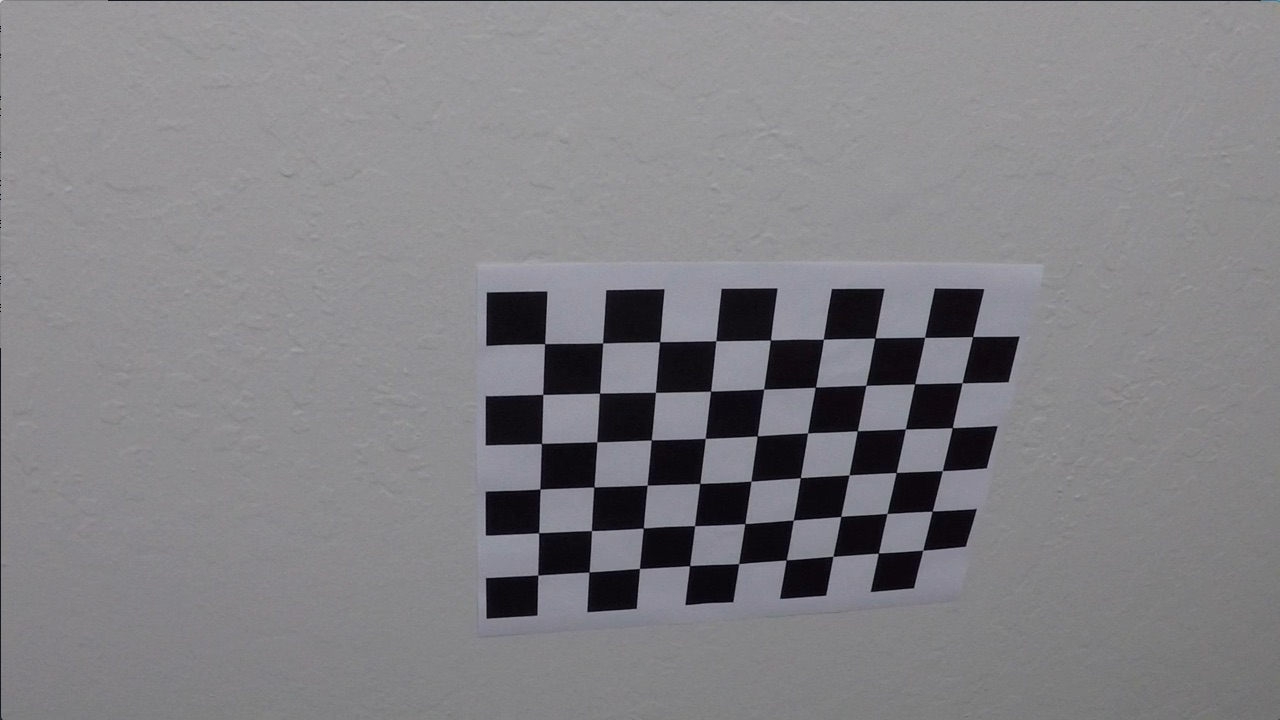
#> input picture CarND-Advanced-Lane-Lines/camera_cal/calibration10.jpg, 1280 x 720 px; its folder holds only this picture in this run
$ jupyter execute --allow-errors solution.ipynb   (shell and % lines are left out)   (older library calls are emulated)
#> lines starting #> are read from the running program, lines starting #| are printed output that depends on the picture; after the words box and inside, x2 and y2 are one past the last pixel; in counts of white or black regions, pixels touching at a corner belong together
## Advanced Lane Finding Project

The goals / steps of this project are the following:

* Compute the camera calibration matrix and distortion coefficients given a set of chessboard images.
* Apply a distortion correction to raw images.
* Use color transforms, gradients, etc., to create a thresholded binary image.
* Apply a perspective transform to rectify binary image ("birds-eye view").
* Detect lane pixels and fit to find the lane boundary.
* Determine the curvature of the lane and vehicle position with respect to center.
* Warp the detected lane boundaries back onto the original image.
* Output visual display of the lane boundaries and numerical estimation of lane curvature and vehicle position.

---
## First, I'll compute the camera calibration using chessboard images

[cell 1]
import numpy as np
import cv2
import glob
import matplotlib.pyplot as plt
import matplotlib.image as mpimg
from IPython.core.debugger import set_trace

[cell 2]
def plot_images(original, result, output_path=None):
    f, (ax1, ax2) = plt.subplots(1, 2, figsize=(20, 12))
    f.tight_layout()

    ax1.set_title('Original Image', fontsize=15)
    ax2.set_title('Result Image', fontsize=15)

    ax1.imshow(original, cmap='gray')
    ax2.imshow(result, cmap='gray')

    if(output_path):
        plt.savefig(output_path, dpi=100)

[cell 3]
# [6 lines left out: function plot_image, not called in this run]

[cell 4]
def compute_camera_calibration():
    # prepare object points, like (0,0,0), (1,0,0), (2,0,0) ....,(6,5,0)
    objp = np.zeros((6*9,3), np.float32)
    objp[:,:2] = np.mgrid[0:9,0:6].T.reshape(-1,2)

    # Arrays to store object points and image points from all the images.
    objpoints = [] # 3d points in real world space
    imgpoints = [] # 2d points in image plane.

    # Make a list of calibration images
    images = glob.glob('../camera_cal/calibration*.jpg')

    # Step through the list and search for chessboard corners
    for fname in images:
        img = cv2.imread(fname)
#> img is the input picture: shape (720, 1280, 3); mean B, G, R 133.1, 129.4, 130.2
        gray = cv2.cvtColor(img,cv2.COLOR_BGR2GRAY)

        # Find the chessboard corners
        ret, corners = cv2.findChessboardCorners(gray, (9,6),None)
#> ret = True; corners = 54 rows, first 8: [545.3, 343.1], [602.7, 342.8], [660.1, 341.3], [715.8, 340.7], [770.6, 340], [823.5, 339.2], [874.3, 338.5], [925.1, 337.4]

        # If found, add object points, image points
        if ret == True:
            objpoints.append(objp)
            imgpoints.append(corners)

    return (objpoints, imgpoints)

## Apply a distortion correction to raw images

[cell 5]
def cal_undistort(img, objpoints, imgpoints):
    # Convert image to gray scale
    gray = cv2.cvtColor(img, cv2.COLOR_BGR2GRAY)

    # Calibrate the camera based objpoints and imgpoints
    ret, mtx, dist, rvecs, tvecs = cv2.calibrateCamera(objpoints, imgpoints, gray.shape[::-1], None, None)

    # Undistort the image based on the calibration
    dst = cv2.undistort(img, mtx, dist, None, mtx)

    return dst

[cell 6]
objpoints, imgpoints = compute_camera_calibration()
#> objpoints = 1 item; imgpoints = 1 item
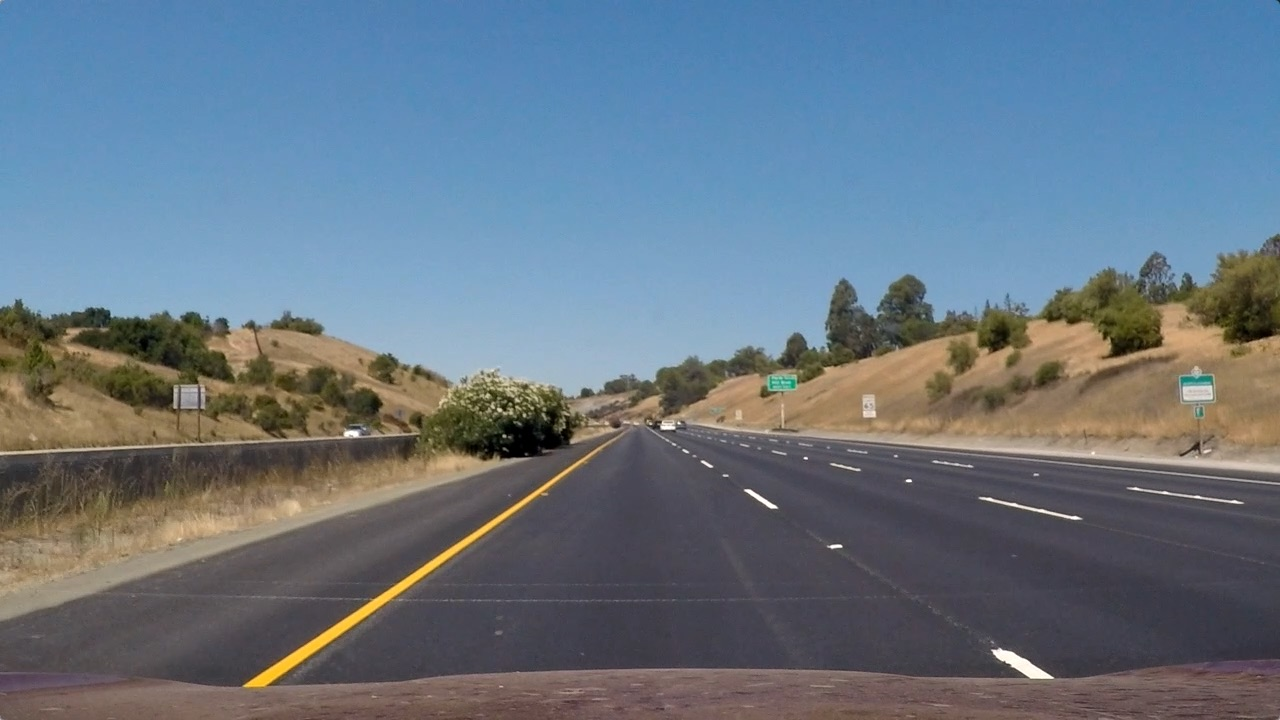
#> input picture CarND-Advanced-Lane-Lines/test_images/straight_lines1.jpg, 1280 x 720 px
#> further down, image is the input picture: shape (720, 1280, 3); mean R, G, B 103.2, 117.7, 131.2

image = glob.glob('../camera_cal/calibration1.jpg')
#> (the rest of this cell did not finish here and is left out)

## Use color transforms, gradients, etc., to create a thresholded binary image
### Sobel Techniques

[cell 7]
def abs_sobel_thresh(img, orient='x', sobel_kernel=3, thresh=(0,255)):
    # Convert to grayscale
#> called with orient = 'x', sobel_kernel = 15, thresh = (30, 100)
    gray = cv2.cvtColor(img, cv2.COLOR_RGB2GRAY)

    # Apply x or y gradient with the OpenCV Sobel() function
    # and take the absolute value
    if orient == 'x':
        abs_sobel = np.absolute(cv2.Sobel(gray, cv2.CV_64F, 1, 0, ksize=sobel_kernel))
    if orient == 'y':
        abs_sobel = np.absolute(cv2.Sobel(gray, cv2.CV_64F, 0, 1, ksize=sobel_kernel))

    # Rescale back to 8 bit integer
    scaled_sobel = np.uint8(255*abs_sobel/np.max(abs_sobel))

    # Create a copy and apply the threshold
    binary_output = np.zeros_like(scaled_sobel)

    # Here I'm using inclusive (>=, <=) thresholds, but exclusive is ok too
    binary_output[(scaled_sobel >= thresh[0]) & (scaled_sobel <= thresh[1])] = 1

    # Return the result
    return binary_output

[cell 8]
def mag_thresh(img, sobel_kernel=3, mag_thresh=(0, 255)):
    # Convert to grayscale
#> called with sobel_kernel = 15, mag_thresh = (30, 100)
    gray = cv2.cvtColor(img, cv2.COLOR_RGB2GRAY)

    # Take both Sobel x and y gradients
    sobelx = cv2.Sobel(gray, cv2.CV_64F, 1, 0, ksize=sobel_kernel)
    sobely = cv2.Sobel(gray, cv2.CV_64F, 0, 1, ksize=sobel_kernel)
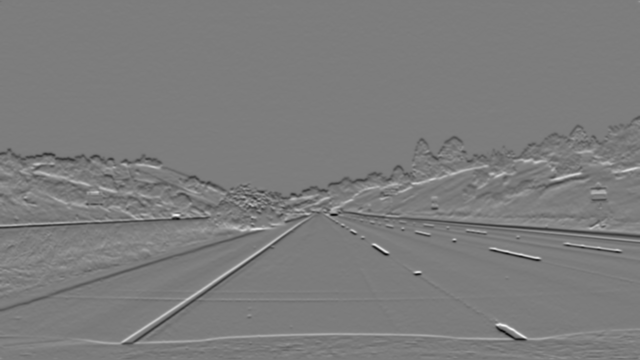
#> sobely: shape (720, 1280) float64 (shown at 1/2 size); min -4.68e+09, max 4.89e+09, mean -4521760.8; drawn with min black and max white

    # Calculate the gradient magnitude
    gradmag = np.sqrt(sobelx**2 + sobely**2)

    # Rescale to 8 bit
    scale_factor = np.max(gradmag)/255
#> scale_factor = 20040774.5
    gradmag = (gradmag/scale_factor).astype(np.uint8)

    # Create a binary image of ones where threshold is met, zeros otherwise
    binary_output = np.zeros_like(gradmag)
    binary_output[(gradmag >= mag_thresh[0]) & (gradmag <= mag_thresh[1])] = 1

    # Return the binary image
    return binary_output

[cell 9]
def dir_thresh(img, sobel_kernel=3, thresh=(0, np.pi/2)):
    # Grayscale
    gray = cv2.cvtColor(img, cv2.COLOR_RGB2GRAY)

    # Calculate the x and y gradients
    sobelx = cv2.Sobel(gray, cv2.CV_64F, 1, 0, ksize=sobel_kernel)
    sobely = cv2.Sobel(gray, cv2.CV_64F, 0, 1, ksize=sobel_kernel)

    # Take the absolute value of the gradient direction,
    # apply a threshold, and create a binary image result
    absgraddir = np.arctan2(np.absolute(sobely), np.absolute(sobelx))
    binary_output =  np.zeros_like(absgraddir)
    binary_output[(absgraddir >= thresh[0]) & (absgraddir <= thresh[1])] = 1

    # Return the binary image
    return binary_output

[cell 10]
image = glob.glob('../test_images/straight_lines1.jpg')
image = mpimg.imread(image[0])

ksize = 15
gradx = abs_sobel_thresh(image, orient='x', sobel_kernel=ksize, thresh=(30, 100))
grady = abs_sobel_thresh(image, orient='y', sobel_kernel=ksize, thresh=(30, 100))
mag_binary = mag_thresh(image, sobel_kernel=ksize, mag_thresh=(30, 100))
#> mag_binary: shape (720, 1280); values 0 (black) and 1 (white), 8.7% white; 489 white regions (317 under 20 px), largest, box (x1, y1, x2, y2) and area: (0, 231, 1280, 692) 57503, (981, 349, 1181, 416) 2429, (1149, 296, 1280, 359) 1522
dir_binary = dir_thresh(image, sobel_kernel=ksize, thresh=(0.7, 1.3))
#> dir_binary: shape (720, 1280) float64; values 0 (black) and 1 (white), 41.3% white; 6492 white regions (5316 under 20 px), largest, box (x1, y1, x2, y2) and area: (134, 419, 649, 693) 39415, (820, 1, 1278, 312) 24673, (757, 191, 1156, 446) 18871

combined = np.zeros_like(dir_binary)
# combined[((gradx == 1) & (grady == 1)) | ((mag_binary == 1) & (dir_binary == 1))] = 1
# combined[((mag_binary == 1) & (dir_binary == 1))] = 1
combined[((gradx == 1)) | ((mag_binary == 1))] = 1

plot_images(image, combined, "../output_images/test1.jpg")
#> (the call stopped at in plot_images, `f, (ax1, ax2) = plt.subplots(1, 2, figsize=(20, 12))`: IPython is not available in this run)

### HLS Technique

[cell 11]
def hls_select(img, thresh=(0, 255)):
    # Convert to HLS
#> called with thresh = (90, 255)
    hls = cv2.cvtColor(img, cv2.COLOR_RGB2HLS)
#> hls: shape (720, 1280, 3); mean of channels 0, 1, 2 85.5, 117, 67
    s_channel = hls[:,:,2]

    # Get the white line based on saturation channel with the threshold
    binary_output = np.zeros_like(s_channel)
    binary_output[(s_channel > thresh[0]) & (s_channel <= thresh[1])] = 1

    return binary_output

[cell 12]
image = glob.glob('../test_images/straight_lines1.jpg')
image = mpimg.imread(image[0])

hls_binary = hls_select(image, thresh=(90, 255))
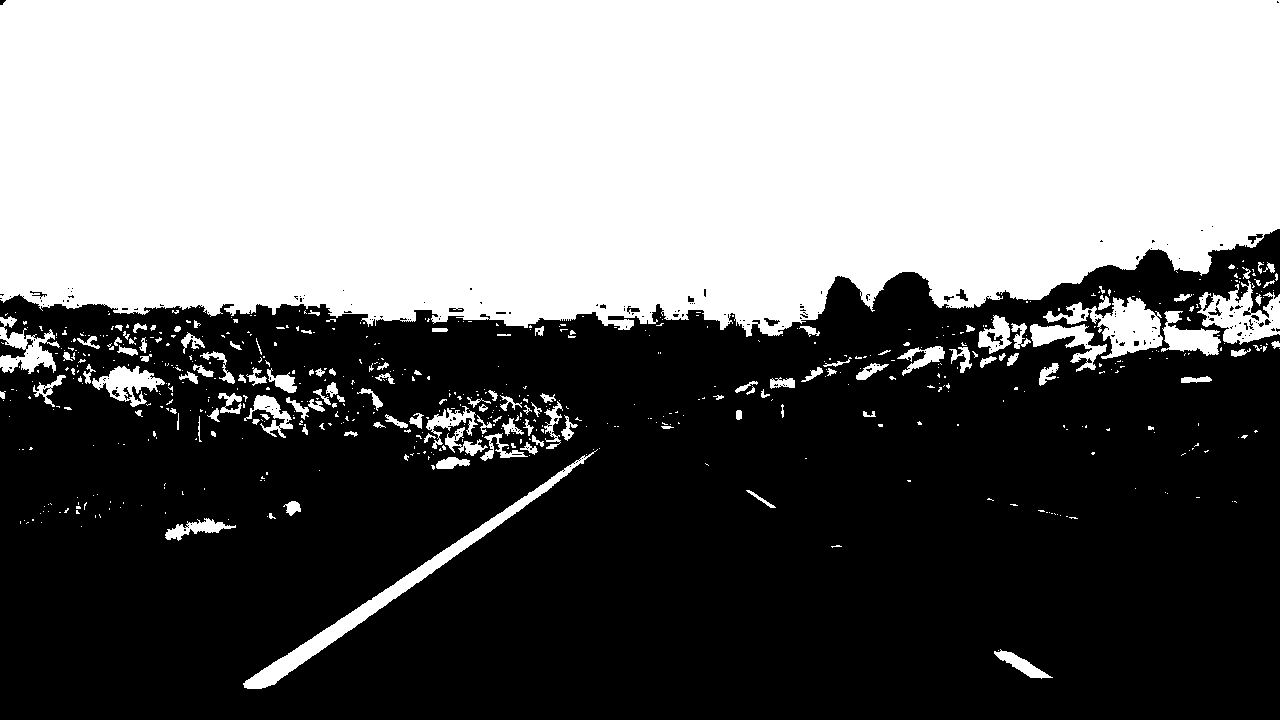
#> hls_binary: shape (720, 1280); values 0 (black) and 1 (white), 45.3% white; 627 white regions (494 under 20 px), largest, box (x1, y1, x2, y2) and area: (0, 0, 1280, 337) 385410, (243, 449, 598, 689) 4939, (1043, 297, 1163, 359) 3045
plot_images(image, hls_binary, "../output_images/binary_combo_example.jpg")
#> (the call stopped at in plot_images, `f, (ax1, ax2) = plt.subplots(1, 2, figsize=(20, 12))`: IPython is not available in this run)
#> in cal_undistort, `ret, mtx, dist, rvecs, tvecs = cv2.calibrateCamera(objpoints, imgpoint..`: ret = 0.68; mtx = [[1143.7, 0, 681.7], [0, 1109.2, 367.7], [0, 0, 1]]; dist = [[-0.515, 2.99, -0.00876, 0.00937, 1.41]]; rvecs = ([0.451, -0.252, 0.0361],); tvecs = ([-2.31, -0.422, 19.12],)

### Sobel and HLS Techniques Combined

[cell 13]
def binary_image(img, sobel_kernel=3, thresh=(0,255)):
    # HLS
    # Convert to HLS
#> called with sobel_kernel = 15, thresh = (30, 100)
    hls = cv2.cvtColor(img, cv2.COLOR_RGB2HLS)
#> hls: shape (720, 1280, 3); mean of channels 0, 1, 2 75.2, 101.3, 57.3
    s_channel = hls[:,:,2]

    # Convert to grayscale
    gray = cv2.cvtColor(img, cv2.COLOR_RGB2GRAY)

    # Take both Sobel x and y gradients
    sobelx = cv2.Sobel(gray, cv2.CV_64F, 1, 0, ksize=sobel_kernel)
    sobely = cv2.Sobel(gray, cv2.CV_64F, 0, 1, ksize=sobel_kernel)

    # Calculate the gradient magnitude
    gradmag = np.sqrt(sobelx**2 + sobely**2)
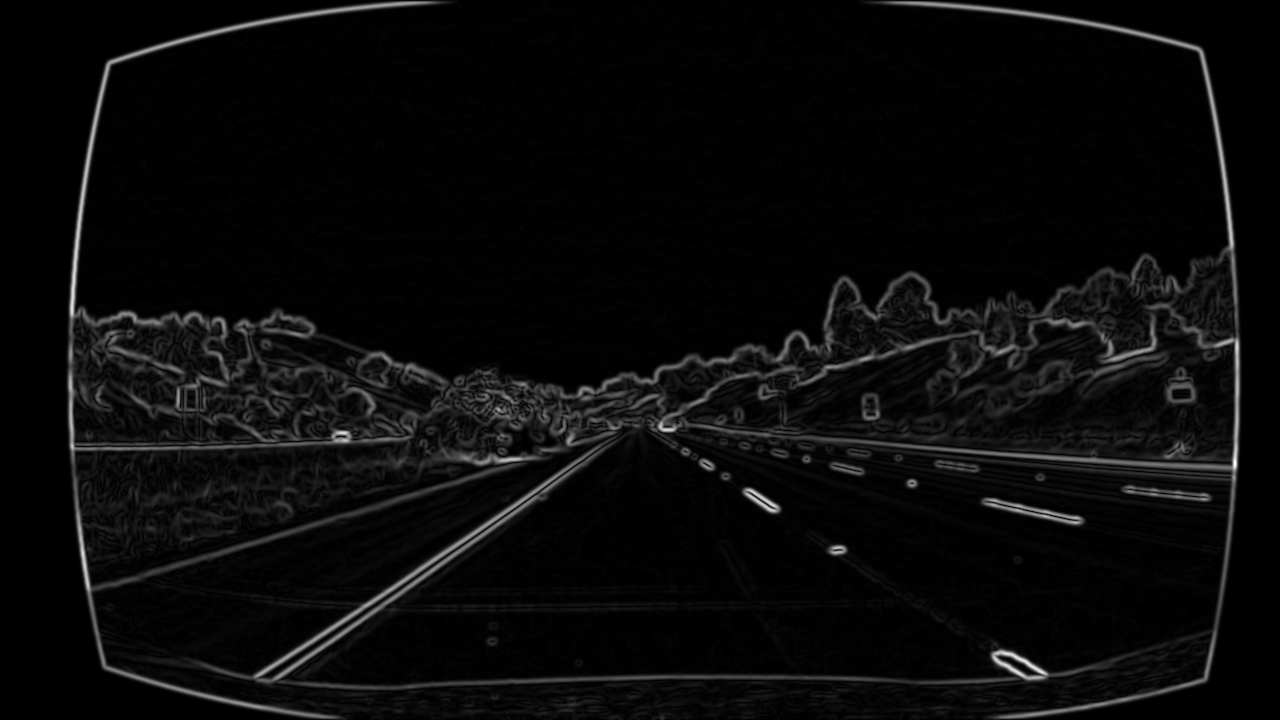
#> gradmag: shape (720, 1280) float64; min 0, max 5.44e+09, mean 225026619.2; drawn with min black and max white

    # Rescale to 8 bit
    scale_factor = np.max(gradmag)/255
#> scale_factor = 21317888.5
    gradmag = (gradmag/scale_factor).astype(np.uint8)
#> (the rest of the program and of its run is left out)
